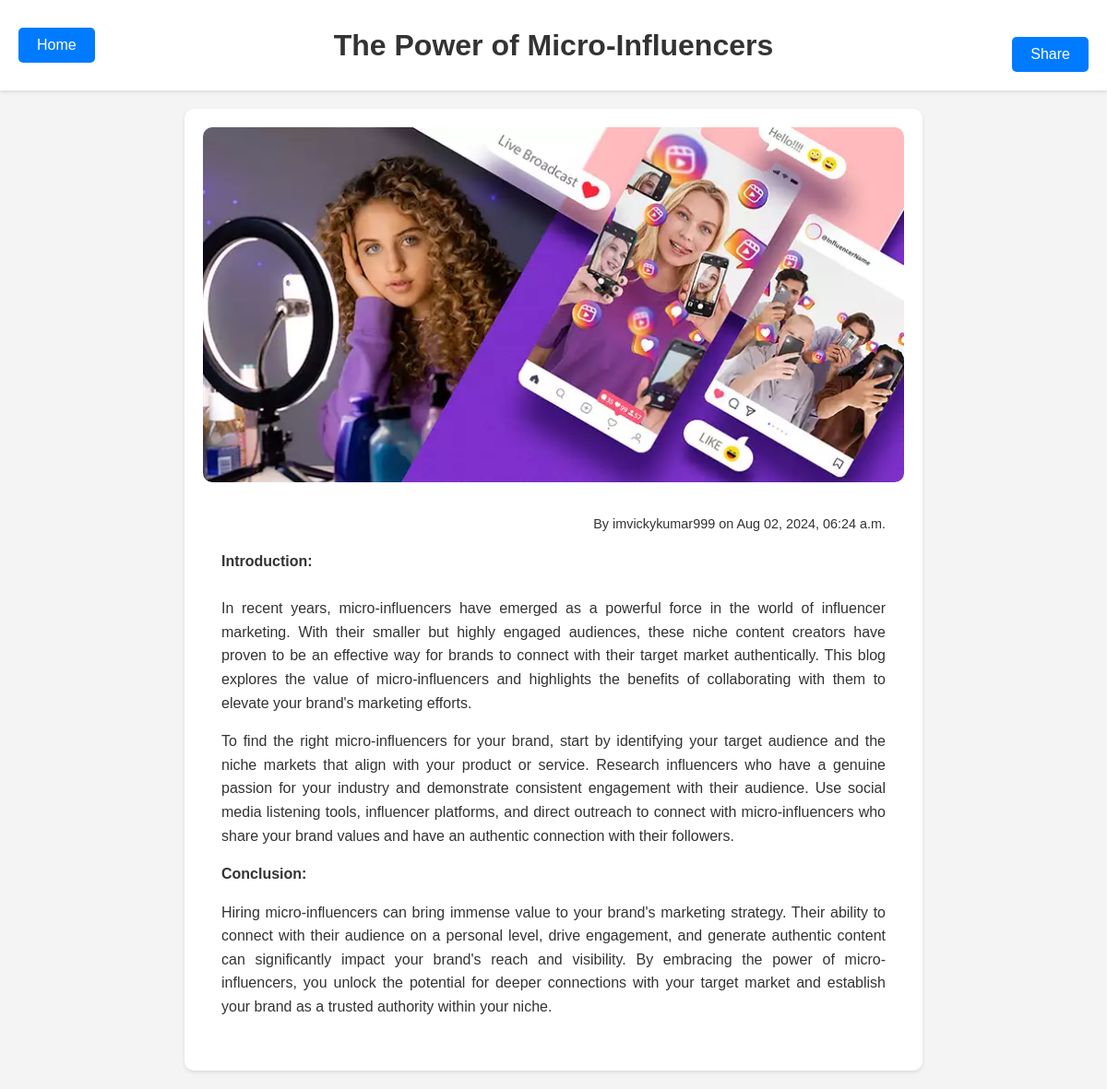
Screenshot of /post/3/ with the database file from the repository.
### blog/models.py (models this page shows, shortened)
class Post(models.Model):
    title = models.CharField(max_length=200)
    content = models.TextField()
    author = models.ForeignKey(User, on_delete=models.CASCADE)
    created_at = models.DateTimeField(default=timezone.now)
    image = models.ImageField(upload_to='blog_images/', blank=True, null=True)

### blog/views.py (the view)
# urls.py: path('post/<int:pk>/', views.post_detail, name='post-detail'),
def post_detail(request, pk):
    post = get_object_or_404(Post, pk=pk)
    return render(request, 'blog/post_detail.html', {'post': post})

### blog/templates/blog/post_detail.html (shortened to what this page needs)
{% load static %}
<!DOCTYPE html>
<html lang="en">
<head>
    <link rel="stylesheet" type="text/css" href="{% static 'blog/styles.css' %}">
</head>
<body>
    <header>
        <div class="nav-container">
            <a href="{% url 'blog-home' %}" class="home-button">Home</a>
            <h1>{{ post.title }}</h1>
            <div class="share-button-container">
                <button id="tooltip" class="share-button" onclick="copyLink()">Share</button>
            </div>
        </div>
    </header>
    <main>
        <div class="post-detail">
            {% if post.image %}
                <img src="{{ post.image.url }}" alt="{{ post.title }}" class="post-image">
            {% endif %}
            <div class="post-content">
                <p class="post-meta">By {{ post.author.username }} on {{ post.created_at|date:"M d, Y, h:i a" }}</p>
                <div>{{ post.content|safe }}</div>
            </div>
        </div>
    </main>
</body>
</html>

### blog/static/blog/styles.css (style rules this page uses)
body { font-family: Arial, sans-serif; margin: 0; padding: 0; background-color: #f4f4f4; overflow-x: hidden; }
header { background-color: #fff; padding: 20px; width: 100%; box-shadow: 0 2px 4px rgba(0,0,0,0.1); box-sizing: border-box; }
.nav-container { display: flex; flex-wrap: wrap; align-items: center; justify-content: space-between; gap: 10px; }
header h1 { margin: 0; font-size: 2em; color: #333; flex-grow: 1; text-align: center; white-space: normal; overflow: visible; text-overflow: clip; }
header .home-button { background-color: #007bff; color: #fff; padding: 10px 20px; border-radius: 5px; text-decoration: none; white-space: nowrap; }
header .share-button-container { display: flex; align-items: center; gap: 10px; white-space: nowrap; }
header .share-button { background-color: #007bff; color: #fff; border: none; padding: 10px 20px; border-radius: 5px; cursor: pointer; font-size: 1em; white-space: nowrap; }
main { padding: 20px; max-width: 100%; box-sizing: border-box; }
.post-detail { max-width: 800px; margin: 0 auto; background-color: #fff; padding: 20px; box-shadow: 0 2px 4px rgba(0,0,0,0.1); border-radius: 10px; box-sizing: border-box; }
.post-image { width: 100%; height: auto; border-radius: 10px; }
.post-content { padding: 20px; box-sizing: border-box; }
.post-content p { line-height: 1.6; color: #333; }
.post-meta { margin-top: 10px; font-size: 0.9em; color: #999; text-align: right; }
.share-button-container { margin-top: 20px; text-align: right; }
.share-button { background-color: #007bff; color: #fff; border: none; padding: 10px 20px; border-radius: 5px; cursor: pointer; font-size: 1em; }

### rows the page displays
Post: title "The Power of Micro-Influencers", image (picture), author.username "imvickykumar999", created_at "Aug 02, 2024, 06:24 a.m.", content "Introduction: In recent years, micro-influencers have emerged as a powerful force in the world of influencer marketing. With their smaller but highly engaged audiences, these niche content creators have proven to be an effective way for brands to connect with their target market authentically. This blog explores the value of micro-influencers and highlights the benefits of collaborating with them to elevate your brand's marketing efforts. To find the right micro-influencers for your brand, start by identifying your target audience and the niche markets that align with your product or service. Research influencers who have a genuine passion for your industry and demonstrate consistent…"
